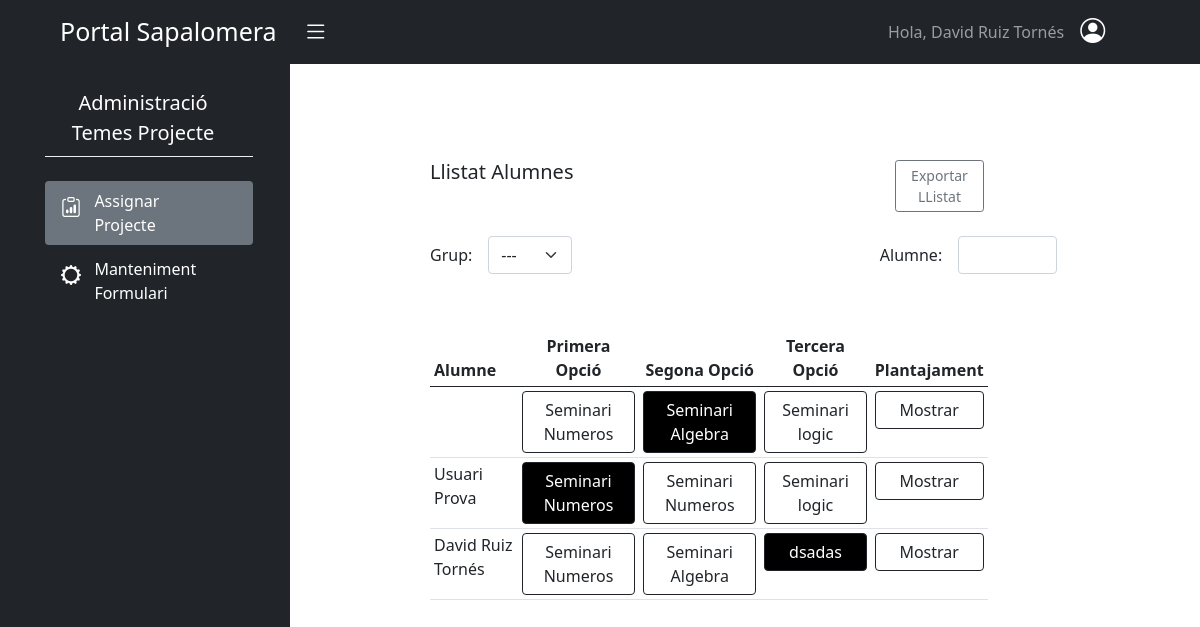
Page /batxilleratProjecte/assignarProjecte/ (signed in) on the earlier database version.
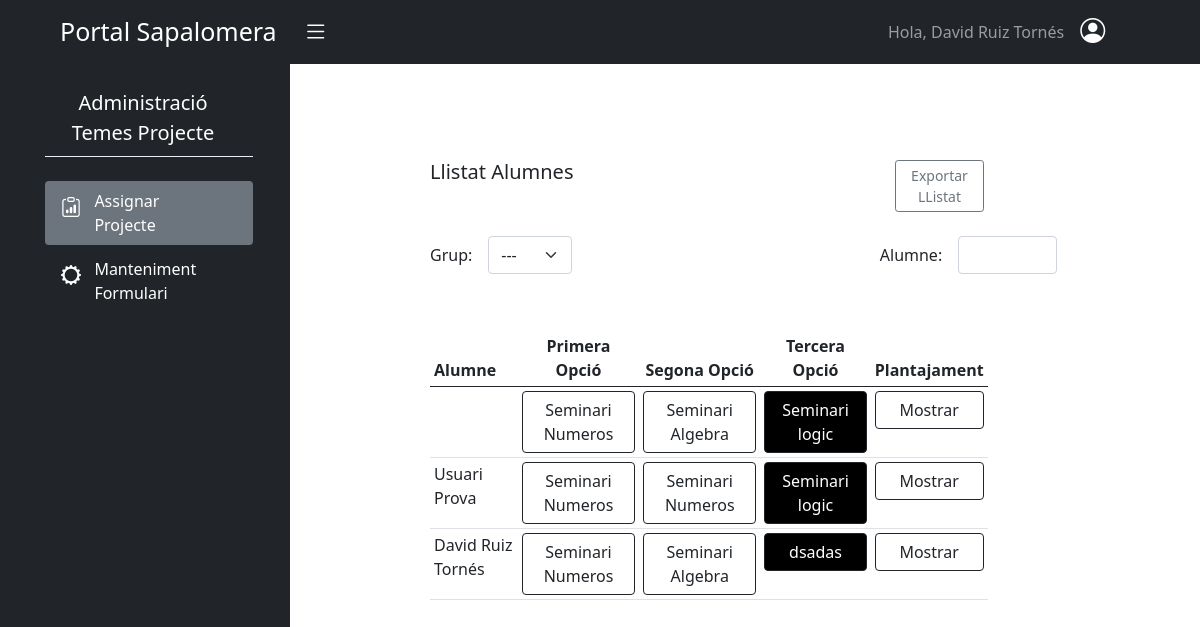
Same page on the later database version.
### batx_seminaris/models.py (models this page shows)
class Solicitud(models.Model):
    plantajament = models.TextField()
    seminari = models.ForeignKey(Seminari, on_delete=models.CASCADE)
    usuari = models.ForeignKey(User, on_delete=models.CASCADE)
    assignat = models.BooleanField(default=False)

class Seminari(models.Model):
    nom = models.CharField(max_length=100)
    departament = models.ForeignKey(Departament, on_delete=models.CASCADE)
    places = models.PositiveSmallIntegerField()
    def __str__(self):
        return self.nom

### batx_seminaris/views.py (the view)
# urls.py: path('assignarProjecte/', AssignarProjecte, name='assignar-projecte'),
@login_required
def AssignarProjecte(request):
    if request.method == 'POST':
        solicitudId = request.POST.get('solicitudId')
        usuariId = request.POST.get('usuariId')
        seminariId = request.POST.get('seminariId')
        SolicitudsUsuari = Solicitud.objects.filter(usuari_id=usuariId)
        SolicitudAssignada = SolicitudsUsuari.filter(assignat=True).update(assignat=False)
        SolicitudAssignar = SolicitudsUsuari.filter(id=solicitudId).update(assignat=True)
        placesDisponibles = list(Solicitud.objects.values('seminari').annotate(num_places=F('seminari__places')-Count(Case(When(assignat=True, then=1)))))
        return JsonResponse({'data':placesDisponibles})
    else:
        Solicituds = Solicitud.objects.all()
        placesDisponibles = Solicitud.objects.values('seminari').annotate(num_places=F('seminari__places')-Count(Case(When(assignat=True, then=1))))
        solicitudsPerId={}
        for solicitud in Solicituds:
            solicitudsPerId.setdefault(solicitud.usuari_id, []).append(solicitud)
        llistaSolicitudsId = sorted(solicitudsPerId.items())
        return render(request, 'batx_seminaris/assignar_projecte.html', {'llista_solicituds': llistaSolicitudsId,'placesDisponibles':placesDisponibles})

### batx_seminaris/templates/batx_seminaris/assignar_projecte.html (shortened to what this page needs)
{% extends "base.html" %}
{% load crispy_forms_tags %}
{% load static %}
{% block content %}
<div id="wrapper">
  <div class="container-fluid">
      <div id="sidebar-wrapper">
          <ul class="sidebar-nav">
              <div class="row d-flex justify-content-center">
                  <div class="col-11">
                      <div class="row">
                          <div class="col-11 text-white">
                              <ul>
                                  <li  class="fs-5 nav-link pt-4 ps-1 text-center">Administració </br>Temes Projecte</li>
                                  <div style="background-color:#EAEFF5;height:1px;"></div>
                                  <li class=" rounded nav-link mt-4 bg-secondary" role="button">
                                    <div class="row">
                                      <div class="col-sm-2  pt-1">
                                        <i class="bi bi-clipboard-data me-3" style="font-size:20px;"></i>
                                      </div>
                                      <div class="col-sm-8 pe-2  me-4">
                                          Assignar<br>Projecte
                                      </div>
                                    </div>
                                  </li>
                                  <li onclick = "location.href= '{% url 'batxSeminaris:manteniment-formulari' %}'" class="nav-link color-boto rounded mt-1" role="button">
                                      <div class="row">
                                        <div class="col-sm-2 pt-1">
                                            <i class="bi bi-gear-wide" style="font-size:20px;" ></i>
                                        </div>
                                        <div class="col-sm-8">
                                            Manteniment <br> Formulari
                                        </div>
                                      </div>
                                    </li>
                              </ul>
                          </div>
                      </div>
                  </div>
              </div>
          </ul>
      </div>
      <div id="page-content-wrapper" class="overflow-auto" style="height:92vh">
          <div class="container-fluid">
            <div class="col p-1 ps-5">
              <div class="container p-5">
                <div class="row py-4">
                    <div class="col-sm-7">
                      <h5>Llistat Alumnes</h5>
                    </div>
                    <div class="col-sm-1"></div>
                    <div class="col-sm-2 pe-3">
                        <button type="button" class="btn btn-outline-secondary btn-sm">Exportar LListat</button>
                    </div>
                </div>
                <div class="row g-3 align-items-center">
                  <div class="col-auto">
                    <label for="grup" class="col-form-label">Grup:</label>
                  </div>
                  <div class="col-auto">
                    <select class="form-select" id="filter">
                      <option selected value="Tots">---</option>
                    </select>
                  </div>
                  <div class="col-auto">
                    <label for="alumne" class="col-form-label">Alumne:</label>
                  </div>
                  <div class="col-sm-2">
                    <input type="input" id="alumne" class="form-control">
                  </div>
                </div>
                <div class="row py-2">
                  <div class="col-md-10 py-5">
                    <table class=" table-responsive table table-sm table-hover">
                      <thead>
                        <tr>
                            <th>Alumne</th>
                            <th class="text-center">Primera Opció</th>
                            <th class="text-center">Segona Opció</th>
                            <th class="text-center">Tercera Opció</th>
                            <th class="text-center">Plantajament</th>
                        </tr>
                      </thead>
                      <tbody id="taulaSolicituds">
                        {% for key, value in llista_solicituds %}
                          <tr grup="{{value.0.usuari.groups.all.0}}">
                            <td>{{value.0.usuari.get_full_name}}</td>
                          {% for solicitud in value %}
                                <td>
                                  <button
                                        type="button"
                                        class="btn btn-outline-dark w-100 {% if solicitud.assignat == True %}active{% endif %}"
                                        data-bs-toggle="popover"
                                        usuari-id="{{solicitud.usuari_id}}"
                                        solicitud-id="{{solicitud.id}}"
                                        seminari-id="{{solicitud.seminari_id}}"
                                        data-bs-trigger="hover"
                                        data-bs-placement="top"
                                        data-bs-content="Places Disponibles: {% for places in placesDisponibles %}{% if solicitud.seminari_id == places.seminari %}{{places.num_places}}{% endif %} {% endfor %} " >{{solicitud.seminari}}</button>
                                </td>
                          {% endfor %}
                              <td>
                                <button type="button"
                                        class="btn btn-outline-dark w-100"
                                        data-bs-toggle="collapse"
                                        data-bs-target="#mostrar{{key}}"
                                        aria-controls="mostrar{{key}}">Mostrar</button>
                              </td>
                          </tr>
                        {% endfor %}
                      </tbody>
                    </table>
                  </div>
                </div>
              </div>
            </div>
          </div>
      </div>
  </div>
</div>
{% endblock %}

### templates/base.html (shortened to what this page needs)
{% load static %}
<!DOCTYPE html>
<html lang="en">
  <head>
    <link
      rel="stylesheet"
      href="https://cdn.jsdelivr.net/npm/bootstrap-icons@1.3.0/font/bootstrap-icons.css"
    />
    <link rel="stylesheet" href="{% static 'css/style.css' %}" />
    <link rel="stylesheet" href="{% static 'main.css' %}" />
  </head>
  <body>
    {% include "navbar.html" %}
    {% block content %} {% endblock content %}
  </body>
</html>

### templates/navbar.html (shortened to what this page needs)
<nav class="navbar navbar-expand-lg navbar-dark  bg-dark">
  <div class="container-fluid">
    <a class="navbar-brand ps-5" style="font-size: 25px;">Portal Sapalomera
      <i id="menu-toggle" type="button" class="navbar-toggle collapsed bg-dark bi bi-list" style="padding-left: 20px; font-size:25px;"collapse" data-target="#navbar" aria-expanded="false" aria-controls="navbar"></i>
    </a>
    <div style="margin-right: 5%;">
      <ul class="navbar-nav" >
        <li class="nav-item"><a class="nav-link">Hola, {{user.get_full_name}}</a></li>
        <div class="dropdown pe-4">
          <a class="p-0 ps-2 text-dark" role="button" id="dropdownMenuLink"  data-bs-toggle="dropdown" aria-expanded="false">
            <i class=" bi bi-person-circle text-white" style="font-size: 25px;"></i>
          </a>
        </div>
      </ul>
    </div>
  </div>
</nav>

### static/css/style.css (style rules this page uses)
* { margin: 0; padding: 0; box-sizing: border-box; }
.active { background-color: #000 !important; }
#wrapper { padding-left: 0; -webkit-transition: all 0.5s ease; -moz-transition: all 0.5s ease; -o-transition: all 0.5s ease; transition: all 0.5s ease; }
#sidebar-wrapper { position: fixed; left: 290px; z-index: 1000; overflow-y: auto; margin-left: -290px; width: 0; height: 100%; background:#212529; -webkit-transition: all 0.5s ease; -moz-transition: all 0.5s ease; -o-transition: all 0.5s ease; transition: all 0.5s ease; }
#page-content-wrapper { padding: 15px; width: 100%; }
.sidebar-nav { position: absolute; top: 0; margin: 0; padding: 0; width: 290px; list-style: none; }
@media (min-width: 768px) { #wrapper { padding-left: 290px; } }
@media (min-width: 768px) { #sidebar-wrapper { width: 290px; } }
@media (min-width: 768px) { #page-content-wrapper { padding: 20px; } }

Differences in the rows shown:
changed Solicitud (number 2 of 9 on the later page): assignat True → False (drawn)
changed Solicitud (number 3 of 9 on the later page): assignat False → True (drawn)
changed Solicitud "Usuari Prova": assignat True → False (drawn)
changed Solicitud (number 6 of 9 on the later page): assignat False → True (drawn)
